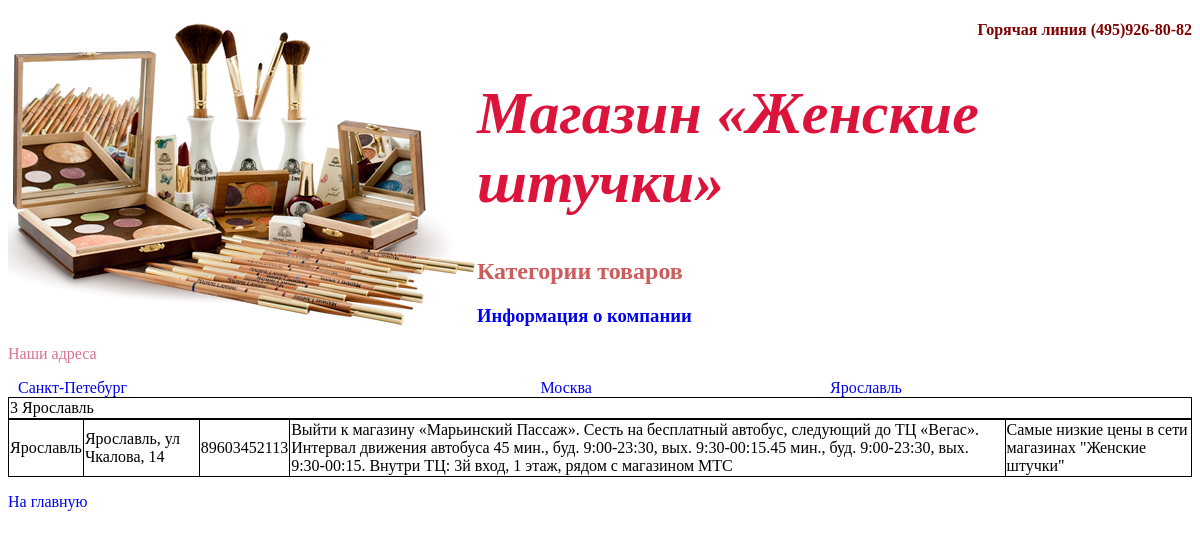
The app's page /315/kategorii_gorodov.php?category=Yaroslavl with its own data.
### tables this page shows
CREATE TABLE IF NOT EXISTS `kategorii_gorodov` (
  `ID` int(10) NOT NULL AUTO_INCREMENT,
  `gorod` varchar(255) NOT NULL,
  `url` varchar(255) DEFAULT NULL,
  PRIMARY KEY (`ID`),
  UNIQUE KEY `ID` (`ID`,`gorod`,`url`)
);

CREATE TABLE IF NOT EXISTS `gorod` (
  `ID` int(10) NOT NULL AUTO_INCREMENT,
  `ID goroda` int(10) NOT NULL,
  `adres` varchar(255) NOT NULL,
  `telefon` char(12) NOT NULL,
  `proezd` varchar(255) NOT NULL,
  `opisanie` varchar(255) NOT NULL,
  PRIMARY KEY (`ID`),
  UNIQUE KEY `ID` (`ID`,`ID goroda`,`adres`,`telefon`,`proezd`,`opisanie`)
);

### 315/func1.php (the view, shortened to what this page needs)
<?php
function get_id_category(){
	$category_url = $_GET["category"];
	$query = "SELECT ID, gorod FROM kategorii_gorodov WHERE  url = '$category_url'";
	$result = mysql_query($query) or die('Запрос не удался: ' . mysql_error());
		echo "<table>\n";
		echo "\t<tr>\n";
	while ($rows = mysql_fetch_array($result, MYSQL_ASSOC)) {
	    echo "\t\t<td>".$rows["ID"]." ".$rows['gorod']."</td>\n";
	}
	echo "\t</tr>\n";
	echo "</table>\n";
}
function view_link_category(){
	$query = "SELECT gorod, url FROM kategorii_gorodov;";
	$result = mysql_query($query) or die('Запрос не удался: ' . mysql_error());
		echo "<table class=\"link\">\n";
		echo "\t<tr>\n";
	while ($rows = mysql_fetch_array($result, MYSQL_ASSOC)) {
	    echo "\t\t<td><a href=?category=".$rows["url"].">".$rows['gorod']."</a></td>\n";
	}
	echo "\t</tr>\n";
	echo "</table>\n";
}
function view_product(){
	$category_url = $_GET["category"];
	$query = "SELECT  `kategorii_gorodov`.`gorod` ,  `gorod`.`adres` , `telefon` , `proezd` , `opisanie`  FROM  `kategorii_gorodov`
		 LEFT JOIN  `gorod` ON  `kategorii_gorodov`.`ID` =  `gorod`.`ID goroda`
		WHERE  `kategorii_gorodov`.`url` =  '$category_url'
		ORDER BY  `kategorii_gorodov`.`gorod`; ";
		$result = mysql_query($query) or die('Запрос не удался: ' . mysql_error());
		echo "<table>\n";
	while ($line = mysql_fetch_array($result, MYSQL_ASSOC)) {
	    echo "\t<tr>\n";
	    foreach ($line as $col_value) {
	        echo "\t\t<td>$col_value</td>\n";
	    }
	    echo "\t</tr>\n";
	}
	echo "</table>\n";
}
?>

### 315/static/css/style.css (style rules this page uses)
table { width: 100%; border-collapse: collapse; }
td, tr { border: 1px solid #000; }
table.link td, table.link tr { border: none; padding: 0 10px; }

### 315/kategorii_gorodov.php (style rules this page uses)
a { text-decoration: none; }

### records on screen
kategorii_gorodov: gorod "Санкт-Петебург"
kategorii_gorodov: gorod "Москва"
kategorii_gorodov: gorod "Ярославль", ID "3", gorod.adres "Ярославль, ул Чкалова, 14", gorod.telefon "89603452113", gorod.proezd "Выйти к магазину «Марьинский Пассаж». Сесть на бесплатный автобус, следующий до ТЦ «Вегас». Интервал движения автобуса 45 мин., буд. 9:00-23:30, вых. 9:30-00:15.45 мин., буд. 9:00-23:30, вых. 9:30-00:15. Внутри ТЦ: 3й вход, 1 этаж, рядом с магазином МТС", gorod.opisanie "Самые низкие цены в сети магазинах \"Женские штучки\""
